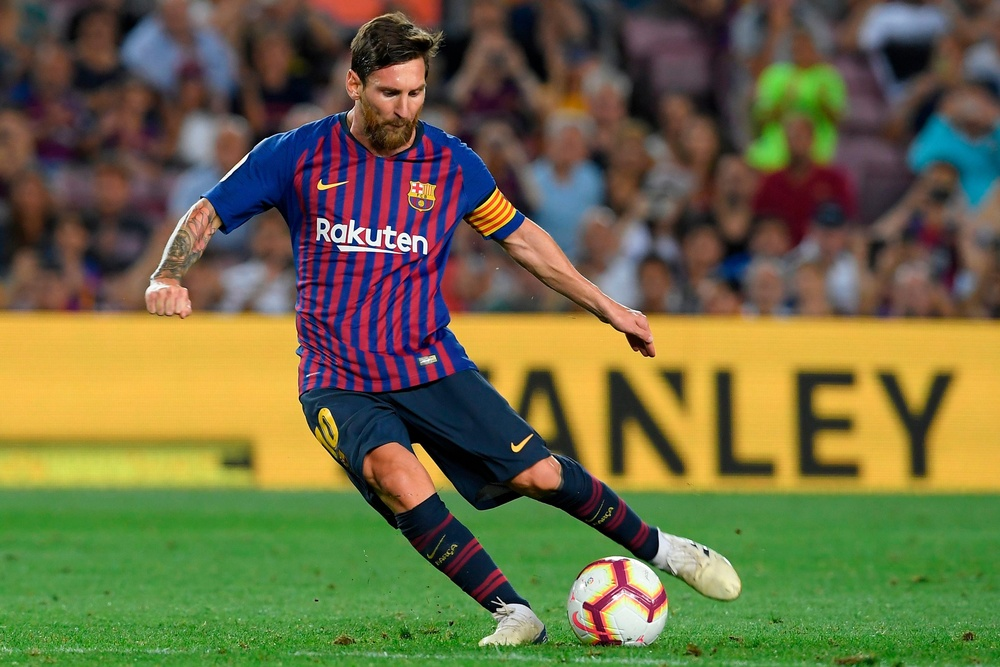
#> input picture Inputs/6) messi.jpg, 1000 x 667 px, shrunk from 3150 x 2100 before the run, found by its file name
$ python '9)_OpenCV_Edge_Detection.py'
#> lines starting #> are read from the running program, lines starting #| are printed output that depends on the picture; after the words box and inside, x2 and y2 are one past the last pixel; in counts of white or black regions, pixels touching at a corner belong together
import os, cv2
import numpy as np

img = cv2.imread(os.path.join('.', 'inputs', '6) messi.jpg'))
#> img is the input picture: shape (667, 1000, 3); mean B, G, R 68, 106.3, 108.2
img_edge = cv2.Canny(img, 100, 250)
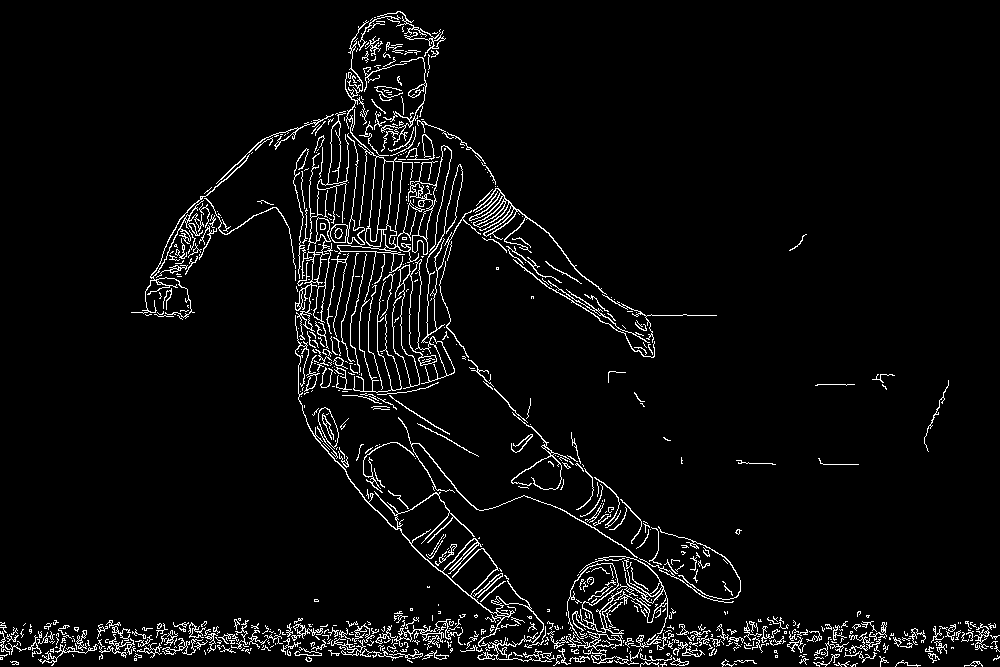
#> img_edge: shape (667, 1000); 4.5% white in thin lines or dots
img_edge_d = cv2.dilate(img_edge, np.ones((3, 3), dtype=np.int8))
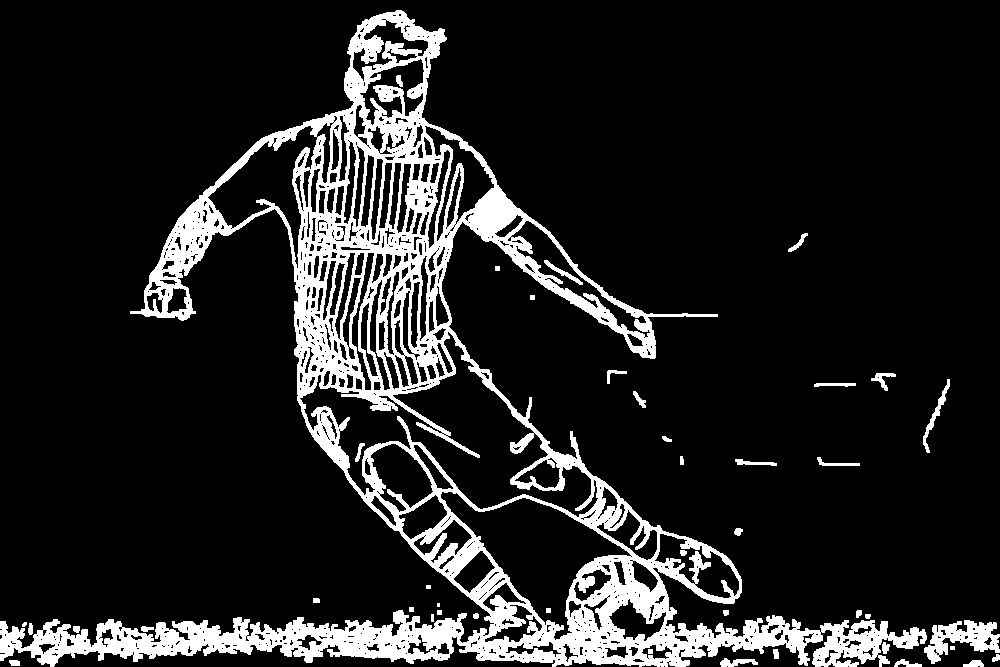
#> img_edge_d: shape (667, 1000); 13.5% white; 43 white regions (2 under 20 px), largest, box (x1, y1, x2, y2) and area: (0, 10, 927, 667) 85683, (924, 620, 1000, 664) 1608, (923, 379, 950, 453) 341
img_edge_e = cv2.erode(img_edge, np.ones((2, 1), dtype=np.int8))
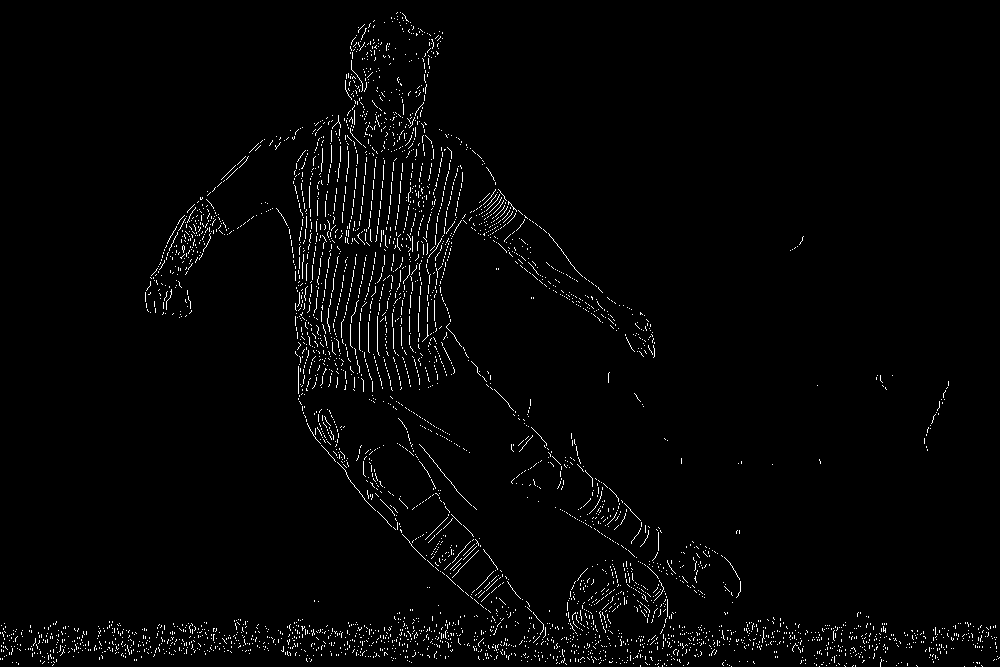
#> img_edge_e: shape (667, 1000); 2% white in thin lines or dots

cv2.namedWindow("GOAT", cv2.WINDOW_NORMAL)
cv2.imshow('GOAT', img)
cv2.namedWindow("GOAT_edge", cv2.WINDOW_NORMAL)
cv2.imshow('GOAT_edge', img_edge)
cv2.namedWindow("GOAT_edge_dilated", cv2.WINDOW_NORMAL)
cv2.imshow('GOAT_edge_dilated', img_edge_d)
cv2.namedWindow("GOAT_edge_eroded", cv2.WINDOW_NORMAL)
cv2.imshow('GOAT_edge_eroded', img_edge_e)
cv2.waitKey(0)
cv2.destroyAllWindows()

cv2.imwrite(os.path.join(".", "outputs", "9) messi_edge.jpg"), img_edge)
cv2.imwrite(os.path.join(".", "outputs", "10) messi_edge_dilated.jpg"), img_edge_d)
cv2.imwrite(os.path.join(".", "outputs", "11) messi_edge_eroded.jpg"), img_edge_e)

$ run again, with Inputs/4) bear.jpg copied over Inputs/6) messi.jpg
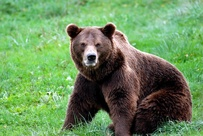
#> input picture Inputs/4) bear.jpg, 203 x 136 px, shrunk from 640 x 427 before the run, found by its file name
#> img is the input picture: shape (136, 203, 3); mean B, G, R 91.8, 141.6, 106.1
#> `img_edge = cv2.Canny(img, 100, 250)`:
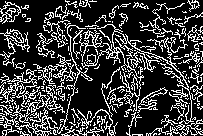
#> img_edge: shape (136, 203); 23.8% white in thin lines or dots
#> img_edge_d: shape (136, 203); 67.4% white; 209 black regions (172 under 20 px), largest, box (x1, y1, x2, y2) and area: (0, 0, 65, 79) 1774, (67, 0, 187, 47) 1672, (70, 54, 123, 115) 1264
#> `img_edge_e = cv2.erode(img_edge, np.ones((2, 1), dtype=np.int8))`:
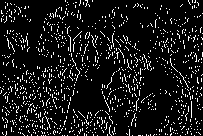
#> img_edge_e: shape (136, 203); 9.5% white in thin lines or dots
